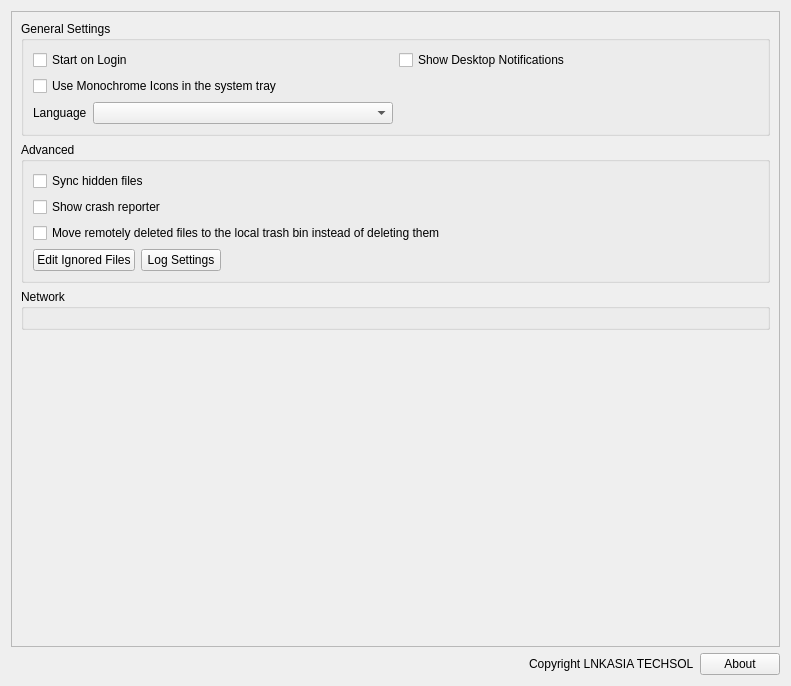
<?xml version="1.0" encoding="UTF-8"?>
<ui version="4.0">
 <class>OCC::GeneralSettings</class>
 <widget class="QWidget" name="OCC::GeneralSettings">
  <property name="geometry">
   <rect>
    <x>0</x>
    <y>0</y>
    <width>791</width>
    <height>686</height>
   </rect>
  </property>
  <property name="windowTitle">
   <string>Form</string>
  </property>
  <layout class="QVBoxLayout" name="verticalLayout_3">
   <item>
    <widget class="QScrollArea" name="scrollArea">
     <property name="widgetResizable">
      <bool>true</bool>
     </property>
     <widget class="QWidget" name="scrollAreaWidgetContents_2">
      <property name="geometry">
       <rect>
        <x>0</x>
        <y>0</y>
        <width>765</width>
        <height>618</height>
       </rect>
      </property>
      <layout class="QVBoxLayout" name="verticalLayout_5">
       <item>
        <widget class="QGroupBox" name="generalGroupBox">
         <property name="title">
          <string>General Settings</string>
         </property>
         <layout class="QGridLayout" name="gridLayout_2">
          <item row="1" column="0">
           <widget class="QCheckBox" name="monoIconsCheckBox">
            <property name="text">
             <string>Use Monochrome Icons in the system tray</string>
            </property>
           </widget>
          </item>
          <item row="0" column="1">
           <widget class="QCheckBox" name="desktopNotificationsCheckBox">
            <property name="text">
             <string>Show Desktop Notifications</string>
            </property>
           </widget>
          </item>
          <item row="0" column="0">
           <widget class="QCheckBox" name="autostartCheckBox">
            <property name="text">
             <string>Start on Login</string>
            </property>
           </widget>
          </item>
          <item row="2" column="0">
           <layout class="QHBoxLayout" name="horizontalLayout_6">
            <item>
             <widget class="QLabel" name="languageLabel">
              <property name="sizePolicy">
               <sizepolicy hsizetype="Maximum" vsizetype="Preferred">
                <horstretch>0</horstretch>
                <verstretch>0</verstretch>
               </sizepolicy>
              </property>
              <property name="locale">
               <locale language="English" country="UnitedStates"/>
              </property>
              <property name="text">
               <string>Language</string>
              </property>
              <property name="buddy">
               <cstring>languageDropdown</cstring>
              </property>
             </widget>
            </item>
            <item>
             <widget class="QComboBox" name="languageDropdown">
              <property name="sizePolicy">
               <sizepolicy hsizetype="Minimum" vsizetype="Fixed">
                <horstretch>0</horstretch>
                <verstretch>0</verstretch>
               </sizepolicy>
              </property>
              <property name="accessibleName">
               <string>Language selector</string>
              </property>
              <property name="currentText">
               <string/>
              </property>
             </widget>
            </item>
           </layout>
          </item>
         </layout>
        </widget>
       </item>
       <item>
        <widget class="QGroupBox" name="advancedGroupBox">
         <property name="title">
          <string>Advanced</string>
         </property>
         <layout class="QHBoxLayout" name="horizontalLayout_5">
          <item>
           <layout class="QVBoxLayout" name="verticalLayout_6">
            <item>
             <widget class="QCheckBox" name="syncHiddenFilesCheckBox">
              <property name="text">
               <string>Sync hidden files</string>
              </property>
             </widget>
            </item>
            <item>
             <widget class="QCheckBox" name="crashreporterCheckBox">
              <property name="sizePolicy">
               <sizepolicy hsizetype="MinimumExpanding" vsizetype="Fixed">
                <horstretch>0</horstretch>
                <verstretch>0</verstretch>
               </sizepolicy>
              </property>
              <property name="text">
               <string>Show crash reporter</string>
              </property>
             </widget>
            </item>
            <item>
             <widget class="QCheckBox" name="moveToTrashCheckBox">
              <property name="text">
               <string>Move remotely deleted files to the local trash bin instead of deleting them</string>
              </property>
             </widget>
            </item>
            <item>
             <layout class="QHBoxLayout" name="horizontalLayout_4">
              <item>
               <widget class="QPushButton" name="ignoredFilesButton">
                <property name="text">
                 <string>Edit Ignored Files</string>
                </property>
               </widget>
              </item>
              <item>
               <widget class="QPushButton" name="logSettingsButton">
                <property name="text">
                 <string>Log Settings</string>
                </property>
               </widget>
              </item>
              <item>
               <spacer name="spacer_3">
                <property name="orientation">
                 <enum>Qt::Horizontal</enum>
                </property>
                <property name="sizeHint" stdset="0">
                 <size>
                  <width>555</width>
                  <height>20</height>
                 </size>
                </property>
               </spacer>
              </item>
             </layout>
            </item>
           </layout>
          </item>
         </layout>
        </widget>
       </item>
       <item>
        <widget class="QGroupBox" name="groupBox">
         <property name="title">
          <string>Network</string>
         </property>
         <layout class="QVBoxLayout" name="verticalLayout_4">
          <item>
           <widget class="NetworkSettings" name="widget" native="true">
            <property name="focusPolicy">
             <enum>Qt::StrongFocus</enum>
            </property>
           </widget>
          </item>
         </layout>
        </widget>
       </item>
       <item>
        <spacer name="verticalSpacer">
         <property name="orientation">
          <enum>Qt::Vertical</enum>
         </property>
         <property name="sizeHint" stdset="0">
          <size>
           <width>20</width>
           <height>40</height>
          </size>
         </property>
        </spacer>
       </item>
      </layout>
     </widget>
    </widget>
   </item>
   <item>
    <widget class="QWidget" name="versionInfoWidget" native="true">
     <layout class="QHBoxLayout" name="horizontalLayout_2">
      <property name="leftMargin">
       <number>0</number>
      </property>
      <property name="topMargin">
       <number>0</number>
      </property>
      <property name="rightMargin">
       <number>0</number>
      </property>
      <property name="bottomMargin">
       <number>0</number>
      </property>
      <item>
       <spacer name="spacer">
        <property name="orientation">
         <enum>Qt::Horizontal</enum>
        </property>
        <property name="sizeHint" stdset="0">
         <size>
          <width>40</width>
          <height>20</height>
         </size>
        </property>
       </spacer>
      </item>
      <item>
       <widget class="QLabel" name="copyrightLabel">
        <property name="cursor">
         <cursorShape>ArrowCursor</cursorShape>
        </property>
        <property name="text">
         <string notr="true">Copyright LNKASIA TECHSOL</string>
        </property>
        <property name="textInteractionFlags">
         <set>Qt::LinksAccessibleByMouse|Qt::TextSelectableByMouse</set>
        </property>
       </widget>
      </item>
      <item>
       <widget class="QPushButton" name="about_pushButton">
        <property name="text">
         <string>About</string>
        </property>
       </widget>
      </item>
     </layout>
    </widget>
   </item>
  </layout>
 </widget>
 <customwidgets>
  <customwidget>
   <class>NetworkSettings</class>
   <extends>QWidget</extends>
   <header>networksettings.h</header>
   <container>1</container>
  </customwidget>
 </customwidgets>
 <tabstops>
  <tabstop>autostartCheckBox</tabstop>
  <tabstop>desktopNotificationsCheckBox</tabstop>
  <tabstop>monoIconsCheckBox</tabstop>
  <tabstop>languageDropdown</tabstop>
  <tabstop>syncHiddenFilesCheckBox</tabstop>
  <tabstop>crashreporterCheckBox</tabstop>
  <tabstop>moveToTrashCheckBox</tabstop>
  <tabstop>ignoredFilesButton</tabstop>
  <tabstop>logSettingsButton</tabstop>
  <tabstop>widget</tabstop>
  <tabstop>scrollArea</tabstop>
  <tabstop>about_pushButton</tabstop>
 </tabstops>
 <resources/>
 <connections/>
</ui>
